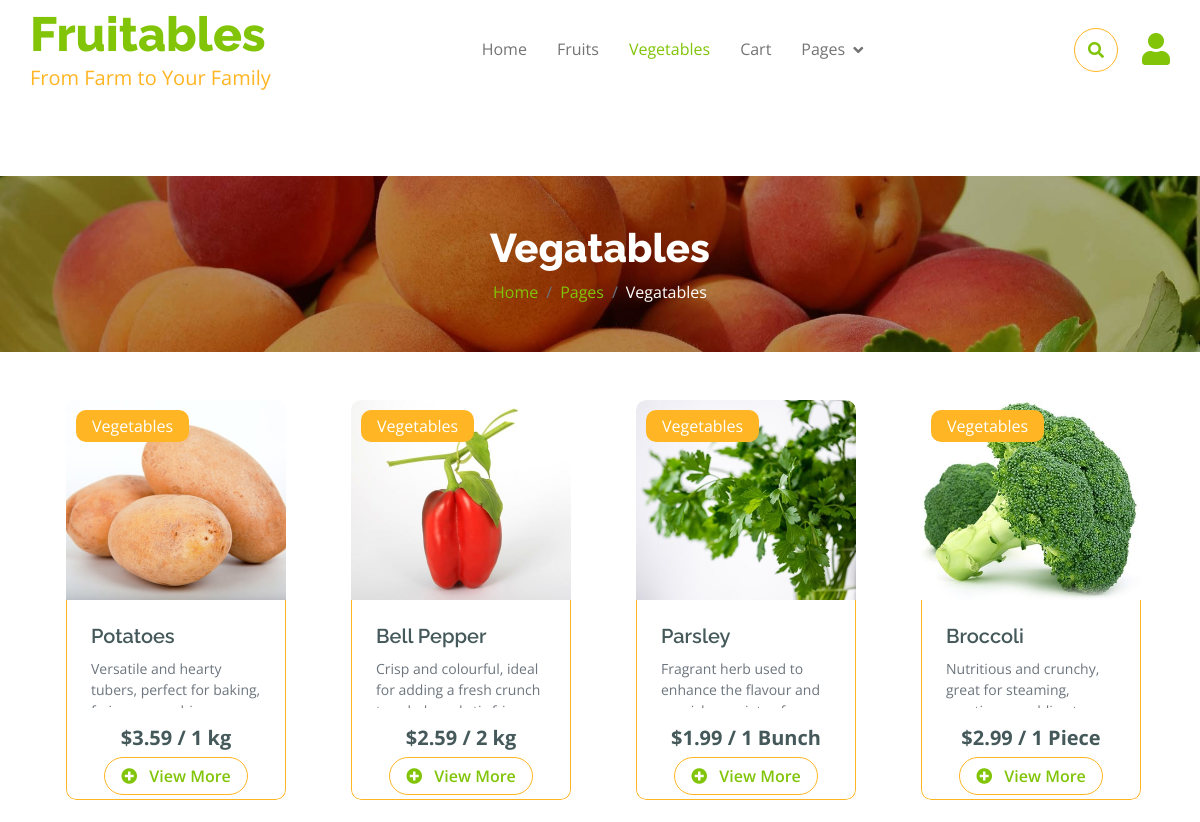
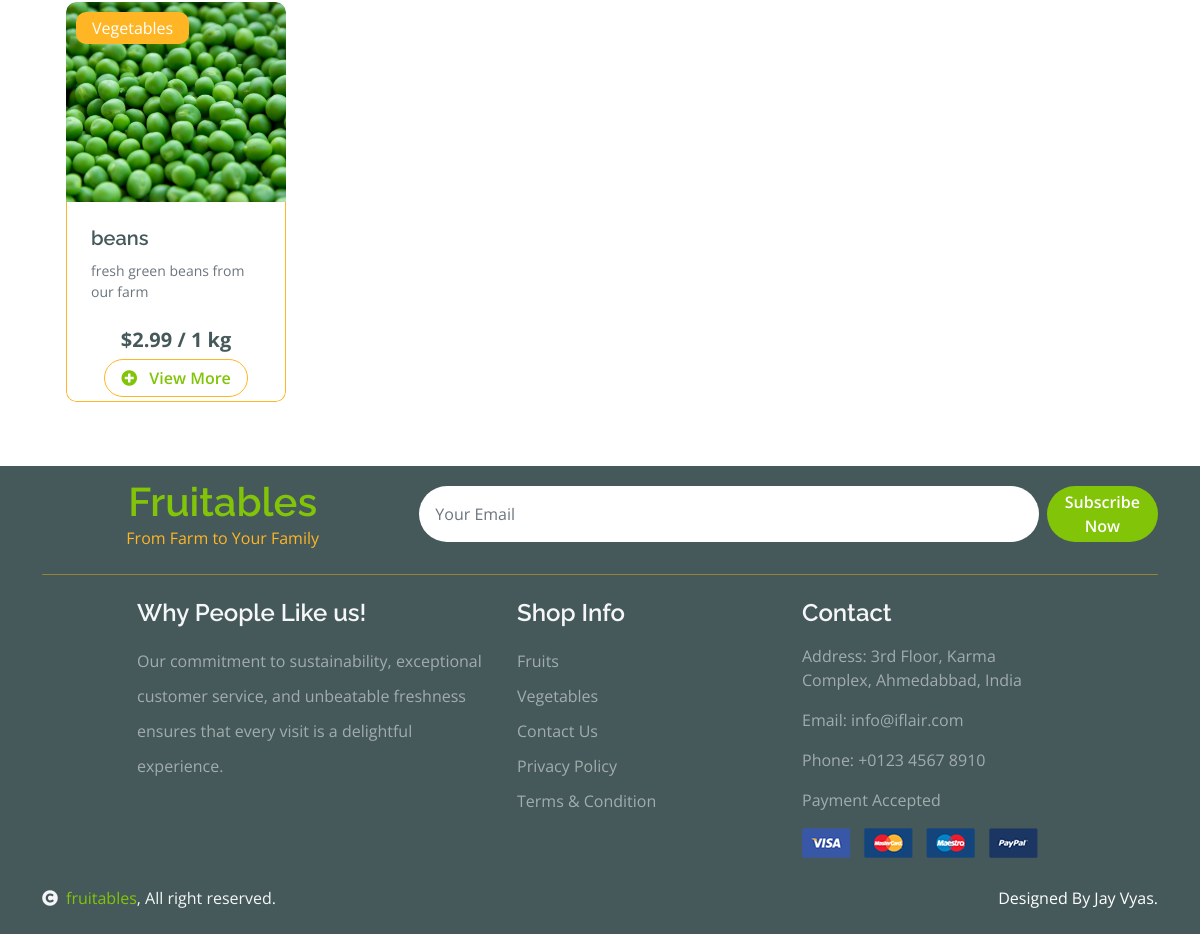
Before: /vegetable/ with the older database file (2 pictures, top to bottom).
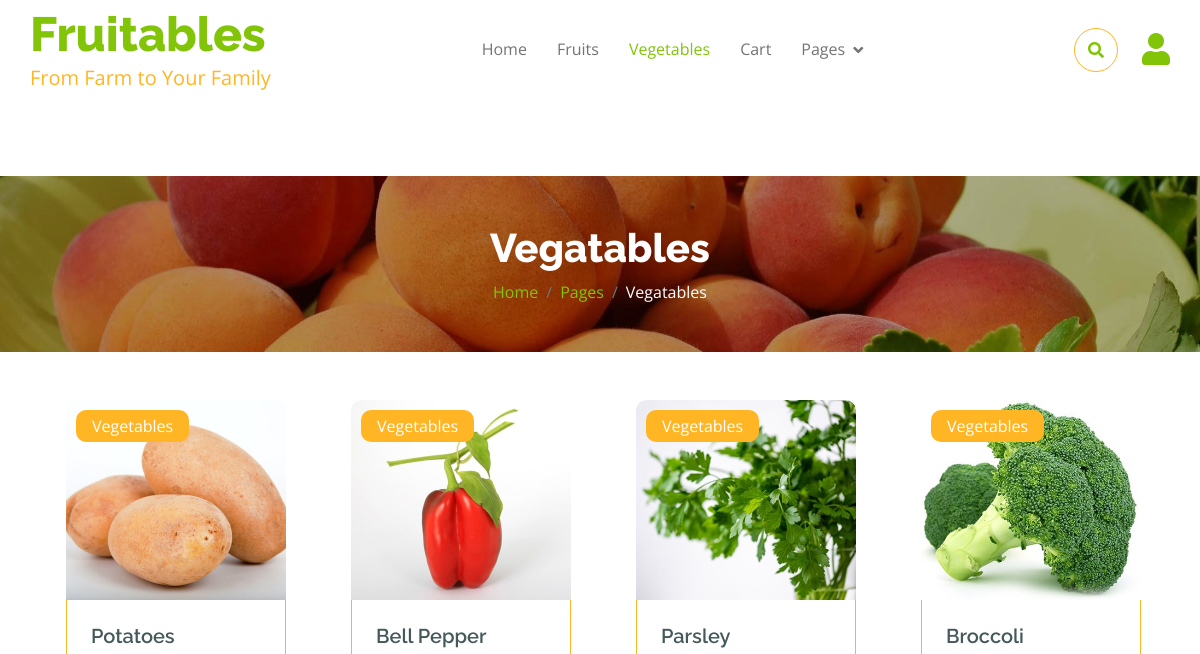
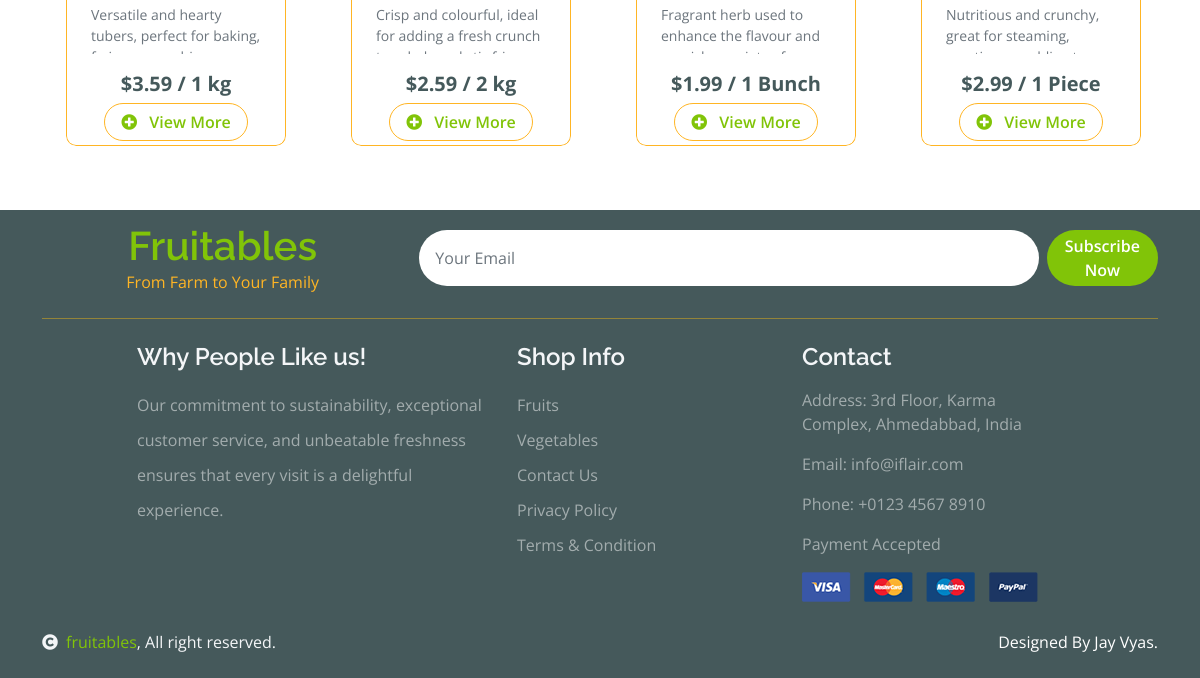
After: the same page with the newer database file (2 pictures, top to bottom).
### myapp/models.py (models this page shows, shortened)
class Products(models.Model):
    product_id = models.AutoField(primary_key=True)
    name = models.CharField(max_length=255)
    image = models.ImageField(upload_to='products/images/')
    description = models.TextField()
    price = models.DecimalField(max_digits=10, decimal_places=2)
    category1 = models.ForeignKey(Category1, on_delete=models.SET_NULL, null=True, blank=True)
    category2 = models.ForeignKey(Category2, on_delete=models.SET_NULL, null=True, blank=True)
    weight = models.CharField(max_length=50, null=True, blank=True)  # Weight with unit (e.g., "1 kg", "1 piece")
    country = models.CharField(max_length=255, null=True, blank=True)  # Country of origin
    out_of_stock = models.BooleanField(default=False)
    created_at = models.DateTimeField(auto_now_add=True)

class Category1(models.Model):
    name = models.CharField(max_length=255)
    def __str__(self):
        return self.name

### myapp/views.py (the view)
# urls.py: path('vegetable/', views.vegetable, name='vegetable'),
def vegetable(request):
    query = request.GET.get('q', '')
    category1_id = Category1.objects.filter(name='Vegetables').first().id
    if query:
        vegetable_products = Products.objects.filter(category1_id=category1_id, name__icontains=query)[:20]
    else:
        vegetable_products = Products.objects.filter(category1_id=category1_id)[:20]
    return render(request, 'vegetable.html', {'vegetable_products': vegetable_products, 'search_query': query})

### myapp/forms.py
class SubscribeForm(forms.Form):
    model = Subscriber
    email = forms.EmailField(
        widget=forms.EmailInput(attrs={
            'class': 'form-control border-0 py-3 px-3 rounded-pill',
            'placeholder': 'Your Email'
        }),
        required=True,
    )

### myapp/context_processors.py (called while the page is built)
def global_context(request):
    return {
        'subscribe_form': SubscribeForm()
    }

def cart_item_count(request):
    if request.user.is_authenticated:
        cart_items = CartItem.objects.filter(user=request.user)
        total_count = sum(item.quantity for item in cart_items)
        return {'cart_item_count': total_count}
    return {'cart_item_count': 0}

### templates/vegetable.html
{% extends "base.html" %}
{% load static %}
{% block content %}
<div class="container-fluid page-header py-5">
    <h1 class="text-center text-white display-6">Vegatables</h1>
    <ol class="breadcrumb justify-content-center mb-0">
        <li class="breadcrumb-item"><a href="#">Home</a></li>
        <li class="breadcrumb-item"><a href="#">Pages</a></li>
        <li class="breadcrumb-item active text-white">Vegatables</li>
    </ol>
</div>
<div class="container">
    <div class="row justify-content">
        <div class="col-lg-13 m-4">
            <div class="row fruite g-6 mt-4">
                {% if vegetable_products %}
                {% for product in vegetable_products %}
                <div class="col-md-7 col-lg-6 col-xl-3 mb-4">
                    <div class="rounded position-relative fruite-item" style="overflow: hidden; width: 220px; height: 400px;">
                        <a href="{% url 'product-detail' product.product_id %}">
                            <div class="fruite-img" style="height: 200px; overflow: hidden;">
                                <img src="{{ product.image.url }}" class="img-fluid w-100" alt="{{ product.name }}" style="height: 100%; object-fit: cover;">
                            </div>
                            <div class="text-white bg-secondary px-3 py-1 rounded position-absolute" style="top: 10px; left: 10px;">{{ product.category1 }}</div>
                            <div class="p-4 border border-secondary border-top-0 rounded-bottom" style="height: 200px;">
                                <h4 style="font-size: 1.25rem; margin-bottom: 10px;">{{ product.name }}</h4>
                                <p style="font-size: 0.875rem; color: #6c757d; margin-bottom: 15px; height: 50px; overflow: hidden;">{{ product.description }}</p>
                                <div class="d-flex justify-content-center flex-lg-wrap">
                                    <p class="text-dark fs-5 fw-bold mb-1">${{ product.price }} / {{ product.weight }}</p>
                                    <a href="{% url 'product-detail' product.product_id %}" class="btn border border-secondary rounded-pill px-3 text-primary">
                                        <i class="fa fa-plus-circle me-2 text-primary"></i> View More
                                    </a>
                                </div>
                            </div>
                        </a>
                    </div>
                </div>
                    {% empty %}
                    <p>No fruit products available.</p>
                    {% endfor %}
                {% else %}
                <p>No vegetable products found for "{{ request.GET.q }}"</p>
                {% endif %}
            </div>
        </div>
    </div>
</div>
{% endblock %}

Changed rows visible on the page:
removed Products: image (picture), category1 "Vegetables", name "beans", description "fresh green beans from our farm", price "2.99", weight "1 kg"
